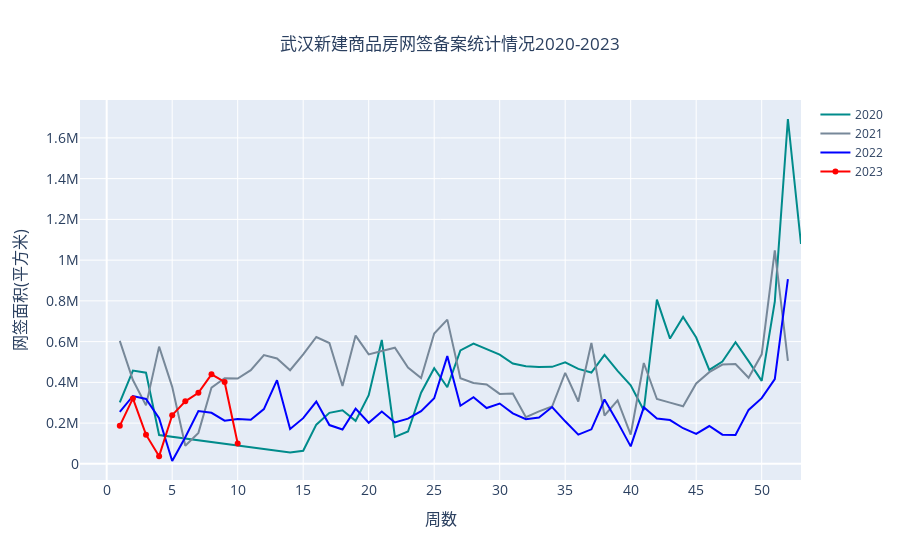

This figure's notebook cell:
### Code cell
fig = go.Figure(data=[
    # go.Bar(name='2019', x=df_week.iloc[:51].index.get_level_values(1), y=df_week.iloc[:51,1]),
    go.Line(name='2020', x=df_wh_2020_week.iloc[:44].index.get_level_values(1), y=df_wh_2020_week.iloc[:44]['area'], marker_color='darkcyan'),
    go.Line(name='2021', x=df_wh_2020_week.iloc[44:96].index.get_level_values(1), y=df_wh_2020_week.iloc[44:96]['area'], marker_color='lightslategray'),
    go.Line(name='2022', x=df_wh_2020_week.iloc[96:148].index.get_level_values(1), y=df_wh_2020_week.iloc[96:148]['area'], marker_color='blue'),
    go.Line(name='2023', x=df_wh_2020_week.iloc[148:].index.get_level_values(1), y=df_wh_2020_week.iloc[148:]['area'], marker_color='red')
])

# fig.update_layout(barmode='group')
fig.update_layout(title_text='武汉新建商品房网签备案统计情况2020-2023', title_x=0.5,
                 yaxis=dict(
        title='网签面积(平方米)',
        titlefont_size=16,
        tickfont_size=14),
                 xaxis=dict(
        title='周数',
        titlefont_size=16,
        tickfont_size=14, 
        dtick = 5))
